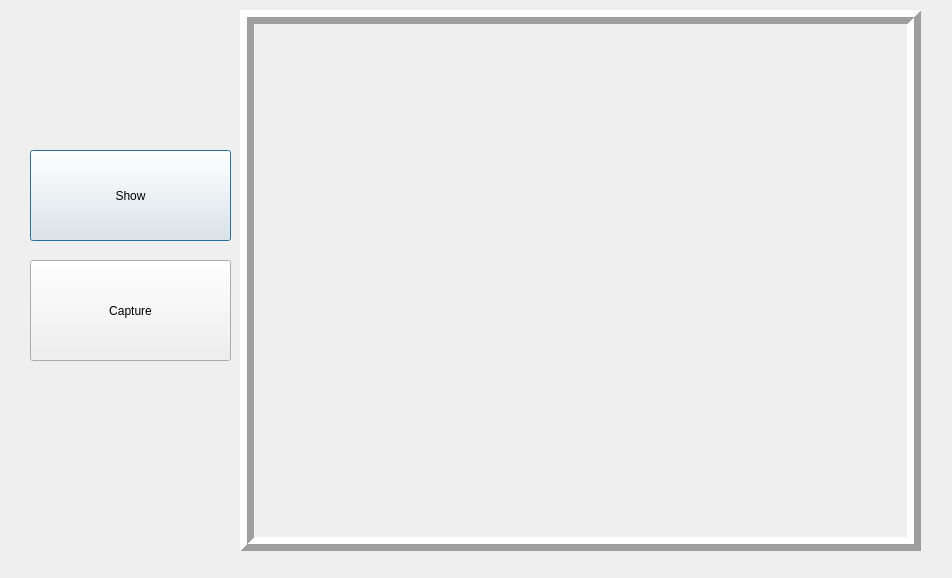
<?xml version="1.0" encoding="UTF-8"?>
<ui version="4.0">
 <class>Dialog</class>
 <widget class="QDialog" name="Dialog">
  <property name="geometry">
   <rect>
    <x>0</x>
    <y>0</y>
    <width>952</width>
    <height>578</height>
   </rect>
  </property>
  <property name="windowTitle">
   <string>Dialog</string>
  </property>
  <widget class="QPushButton" name="showBtn">
   <property name="geometry">
    <rect>
     <x>30</x>
     <y>150</y>
     <width>201</width>
     <height>91</height>
    </rect>
   </property>
   <property name="text">
    <string>Show</string>
   </property>
  </widget>
  <widget class="QPushButton" name="CaptureBtn">
   <property name="geometry">
    <rect>
     <x>30</x>
     <y>260</y>
     <width>201</width>
     <height>101</height>
    </rect>
   </property>
   <property name="text">
    <string>Capture</string>
   </property>
  </widget>
  <widget class="QLabel" name="label">
   <property name="geometry">
    <rect>
     <x>240</x>
     <y>10</y>
     <width>681</width>
     <height>541</height>
    </rect>
   </property>
   <property name="frameShape">
    <enum>QFrame::Box</enum>
   </property>
   <property name="frameShadow">
    <enum>QFrame::Raised</enum>
   </property>
   <property name="lineWidth">
    <number>7</number>
   </property>
   <property name="text">
    <string/>
   </property>
  </widget>
 </widget>
 <resources/>
 <connections/>
</ui>
